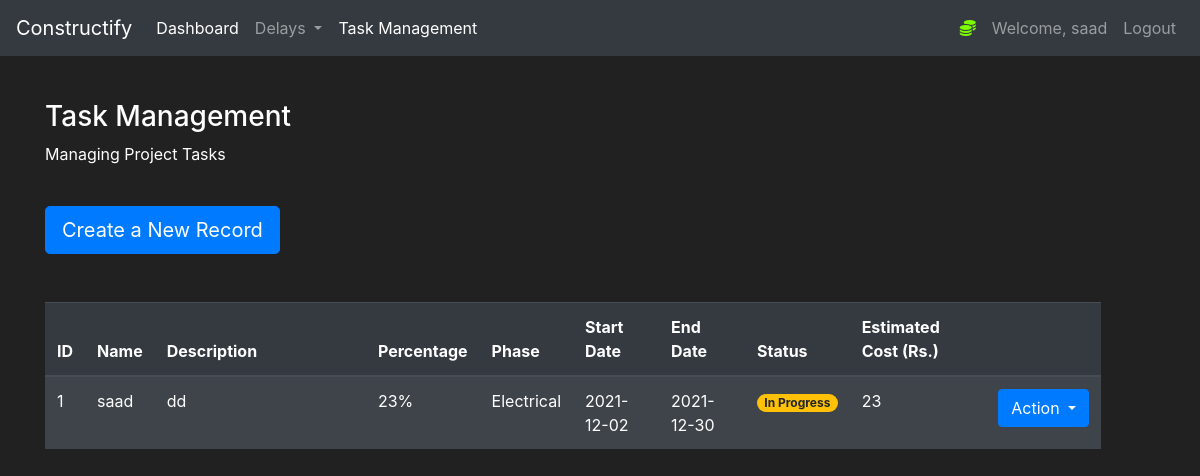
The app's page /Tasks (signed in) with its own data.
### construct/models.py (models this page shows, shortened)
class User(db.Model, UserMixin):
    id = db.Column(db.Integer(), nullable=False, primary_key=True)
    username = db.Column(db.String(length=30), nullable=False, unique=True)
    email_address = db.Column(db.String(length=50),
                              nullable=False, unique=True)
    password_hash = db.Column(db.String(length=50),
                              nullable=False, unique=True)
    @property
    def password(self):
        return self.password

class Tasks(db.Model):
    id = db.Column(db.Integer(), nullable=False, primary_key=True)
    Name = db.Column(db.String(length=30), nullable=False)
    description = db.Column(db.String(length=30), nullable=False)
    phase = db.Column(db.String(length=30), nullable=False)
    Percentage = db.Column(db.Integer(), nullable=False)
    start_date = db.Column(db.String(length=30), nullable=False)
    end_date = db.Column(db.String(length=30), nullable=False)
    status = db.Column(db.String(length=30), nullable=True, default="Pending")
    total_estimated_cost = db.Column(db.String(length=30), nullable=False)

### construct/routes.py (the view, shortened to what this page needs)
@app.route("/Tasks", methods=['GET', 'POST'])
@login_required
def Taskpage():
    taskform = TaskForm()
    tasks = Tasks.query.all()
    if request.method == "GET":
        return render_template('Tasks.html', tasks=tasks, taskform=taskform)

### construct/models.py (called while the page is built)
@login_manager.user_loader
def load_user(user_id):
    return User.query.get(int(user_id))

### construct/templates/Tasks.html (shortened to what this page needs)
{% extends 'base.html' %}
{% block content%}
<div class="row" style="margin-top:20px;margin-left:30px">
    <div class="col-11">
        <h3>Task Management</h3>
        <p>Managing Project Tasks</p>
        <br>
        <button type="button" class="btn btn-primary btn-lg" data-toggle="modal" data-target="#TaskModal"
            data-whatever="@mdo">Create a New Record</button>
        <br><br><br>
        <table class="table table-striped table-dark">
            <thead>
                <tr>
                    <th scope="col">ID</th>
                    <th scope="col">Name</th>
                    <th width="20% scope="col">Description</th>
                    <th  width="10% scope="col">Percentage</th>
                    <th scope="col">Phase</th>
                    <th scope="col">Start Date</th>
                    <th scope="col">End Date</th>
                    <th scope="col">Status</th>
                    <th scope="col">Estimated Cost (Rs.)</th>
                     <th scope="col"></th>
                </tr>
            </thead>
            <tbody>
                {% for task in tasks %}
                <tr>
                    <td>{{task.id}}</td>
                    <td>{{task.Name}}</td>
                    <td width="20%">{{task.description}}</td>
                    <td width="5%">{{task.Percentage}}%</td>
                    <td>{{task.phase}}</td>
                    <td>{{task.start_date}}</td>
                    <td>{{task.end_date}}</td>
                    {% if 'In Progress' in task.status %}
                    <td><span class="badge badge-pill badge-warning">{{task.status}}</span></td>
                    {% endif %}
                    <td>{{task.total_estimated_cost}}</td>
                    <td>
                        <div class="btn-group">
                            <button type="button" class="btn btn-primary dropdown-toggle" data-toggle="dropdown" aria-haspopup="true" aria-expanded="false">
                              Action
                            </button>
                          </div>
                    </td>
                </tr>
                {% endfor %}
            </tbody>
        </table>
    </div>
</div>
{% endblock %}

### construct/templates/base.html (shortened to what this page needs)
<!doctype html>
<html lang="en">
<head>
    <link rel="stylesheet" href="https://cdn.jsdelivr.net/npm/bootstrap@4.5.3/dist/css/bootstrap.min.css"
>
</head>
<body>
    <nav class="navbar navbar-expand-md navbar-dark bg-dark">
        <a class="navbar-brand" href="#">Constructify</a>
        <div class="collapse navbar-collapse" id="navbarNav">
            <ul class="navbar-nav mr-auto">
                <li class="nav-item active">
                    <a class="nav-link" href="{{url_for('homepage')}}">Dashboard <span class="sr-only">(current)</span></a>
                </li>
                <li class="nav-item dropdown">
                    <a class="nav-link dropdown-toggle" href="{{url_for('delaypage')}}" id="navbarDropdown" role="button" data-toggle="dropdown" aria-haspopup="true" aria-expanded="false">
                        Delays
                    </a>
                  </li>
                  <li class="nav-item active">
                    <a class="nav-link" href="{{url_for('Taskpage')}}">Task Management <span class="sr-only">(current)</span></a>
                </li>
            </ul>
            {% if current_user.is_authenticated %}
            <ul class="navbar-nav">
                <li class="nav-item">
                <li class="nav-item">
                    <a class="nav-link" style="color: lawngreen; font-weight:bold">
                        <i class="fas fa-coins"></i>
                    </a>
                </li>
                <a class="nav-link">Welcome, {{ current_user.username }}</a>
                </li>
                <li class="nav-item">
                    <a class="nav-link" href="{{url_for('logout_page')}}">Logout</a>
                </li>
                {% endif %}
        </div>
    </nav>
    <br>
    {% block content%}
    {% endblock %}
</body>
</html>

### construct/templates/base.html (style rules this page uses)
body { background-color: #212121; color: white }

### records on screen
User: username "saad"
Tasks: id "1", Name "saad", description "dd", Percentage "23", phase "Electrical", start_date "2021-12-02", end_date "2021-12-30", status "In Progress", total_estimated_cost "23"
